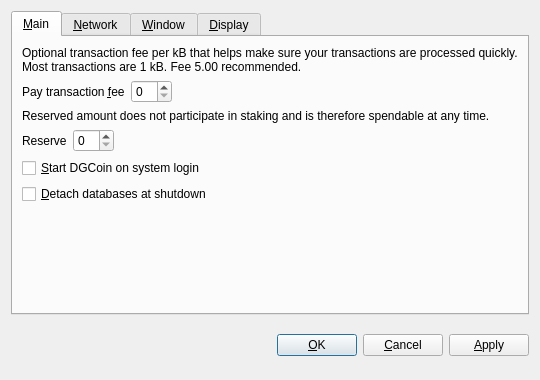
<?xml version="1.0" encoding="UTF-8"?>
<ui version="4.0">
 <class>OptionsDialog</class>
 <widget class="QDialog" name="OptionsDialog">
  <property name="geometry">
   <rect>
    <x>0</x>
    <y>0</y>
    <width>540</width>
    <height>380</height>
   </rect>
  </property>
  <property name="windowTitle">
   <string>Options</string>
  </property>
  <property name="modal">
   <bool>true</bool>
  </property>
  <layout class="QVBoxLayout" name="verticalLayout">
   <item>
    <widget class="QTabWidget" name="tabWidget">
     <property name="tabPosition">
      <enum>QTabWidget::North</enum>
     </property>
     <property name="currentIndex">
      <number>0</number>
     </property>
     <widget class="QWidget" name="tabMain">
      <attribute name="title">
       <string>&amp;Main</string>
      </attribute>
      <layout class="QVBoxLayout" name="verticalLayout_Main">
       <item>
        <widget class="QLabel" name="transactionFeeInfoLabel">
         <property name="text">
          <string>Optional transaction fee per kB that helps make sure your transactions are processed quickly. Most transactions are 1 kB. Fee 5.00 recommended.</string>
         </property>
         <property name="textFormat">
          <enum>Qt::PlainText</enum>
         </property>
         <property name="wordWrap">
          <bool>true</bool>
         </property>
        </widget>
       </item>
       <item>
        <layout class="QHBoxLayout" name="horizontalLayoutFee">
         <item>
          <widget class="QLabel" name="transactionFeeLabel">
           <property name="text">
            <string>Pay transaction &amp;fee</string>
           </property>
           <property name="textFormat">
            <enum>Qt::PlainText</enum>
           </property>
           <property name="buddy">
            <cstring>transactionFee</cstring>
           </property>
          </widget>
         </item>
         <item>
          <widget class="BitcoinAmountField" name="transactionFee"/>
         </item>
         <item>
          <spacer name="horizontalSpacerFee">
           <property name="orientation">
            <enum>Qt::Horizontal</enum>
           </property>
           <property name="sizeHint" stdset="0">
            <size>
             <width>40</width>
             <height>20</height>
            </size>
           </property>
          </spacer>
         </item>
        </layout>
       </item>
       <item>
        <widget class="QLabel" name="reserveBalanceInfoLabel">
         <property name="text">
          <string>Reserved amount does not participate in staking and is therefore spendable at any time.</string>
         </property>
         <property name="textFormat">
          <enum>Qt::PlainText</enum>
         </property>
         <property name="wordWrap">
          <bool>true</bool>
         </property>
        </widget>
       </item>
       <item>
        <layout class="QHBoxLayout" name="horizontalLayoutReserveBalance">
         <item>
          <widget class="QLabel" name="reserveBalanceLabel">
           <property name="text">
            <string>Reserve</string>
           </property>
           <property name="textFormat">
            <enum>Qt::PlainText</enum>
           </property>
           <property name="buddy">
            <cstring>reserveBalance</cstring>
           </property>
          </widget>
         </item>
         <item>
          <widget class="BitcoinAmountField" name="reserveBalance"/>
         </item>
         <item>
          <spacer name="horizontalSpacerReserveBalance">
           <property name="orientation">
            <enum>Qt::Horizontal</enum>
           </property>
           <property name="sizeHint" stdset="0">
            <size>
             <width>40</width>
             <height>20</height>
            </size>
           </property>
          </spacer>
         </item>
        </layout>
       </item>
       <item>
        <widget class="QCheckBox" name="bitcoinAtStartup">
         <property name="toolTip">
          <string>Automatically start DGCoin after logging in to the system.</string>
         </property>
         <property name="text">
          <string>&amp;Start DGCoin on system login</string>
         </property>
        </widget>
       </item>
       <item>
        <widget class="QCheckBox" name="detachDatabases">
         <property name="toolTip">
          <string>Detach block and address databases at shutdown. This means they can be moved to another data directory, but it slows down shutdown. The wallet is always detached.</string>
         </property>
         <property name="text">
          <string>&amp;Detach databases at shutdown</string>
         </property>
        </widget>
       </item>
       <item>
        <spacer name="verticalSpacer_Main">
         <property name="orientation">
          <enum>Qt::Vertical</enum>
         </property>
         <property name="sizeHint" stdset="0">
          <size>
           <width>20</width>
           <height>40</height>
          </size>
         </property>
        </spacer>
       </item>
      </layout>
     </widget>
     <widget class="QWidget" name="tabNetwork">
      <attribute name="title">
       <string>&amp;Network</string>
      </attribute>
      <layout class="QVBoxLayout" name="verticalLayout_Network">
       <item>
        <widget class="QCheckBox" name="mapPortUpnp">
         <property name="toolTip">
          <string>Automatically open the DGCoin client port on the router. This only works when your router supports UPnP and it is enabled.</string>
         </property>
         <property name="text">
          <string>Map port using &amp;UPnP</string>
         </property>
        </widget>
       </item>
       <item>
        <widget class="QCheckBox" name="connectSocks">
         <property name="toolTip">
          <string>Connect to the DGCoin network through a SOCKS proxy (e.g. when connecting through Tor).</string>
         </property>
         <property name="text">
          <string>&amp;Connect through SOCKS proxy:</string>
         </property>
        </widget>
       </item>
       <item>
        <layout class="QHBoxLayout" name="horizontalLayout_Network">
         <item>
          <widget class="QLabel" name="proxyIpLabel">
           <property name="text">
            <string>Proxy &amp;IP:</string>
           </property>
           <property name="textFormat">
            <enum>Qt::PlainText</enum>
           </property>
           <property name="buddy">
            <cstring>proxyIp</cstring>
           </property>
          </widget>
         </item>
         <item>
          <widget class="QValidatedLineEdit" name="proxyIp">
           <property name="maximumSize">
            <size>
             <width>140</width>
             <height>16777215</height>
            </size>
           </property>
           <property name="toolTip">
            <string>IP address of the proxy (e.g. 127.0.0.1)</string>
           </property>
          </widget>
         </item>
         <item>
          <widget class="QLabel" name="proxyPortLabel">
           <property name="text">
            <string>&amp;Port:</string>
           </property>
           <property name="textFormat">
            <enum>Qt::PlainText</enum>
           </property>
           <property name="buddy">
            <cstring>proxyPort</cstring>
           </property>
          </widget>
         </item>
         <item>
          <widget class="QLineEdit" name="proxyPort">
           <property name="maximumSize">
            <size>
             <width>55</width>
             <height>16777215</height>
            </size>
           </property>
           <property name="toolTip">
            <string>Port of the proxy (e.g. 9050)</string>
           </property>
          </widget>
         </item>
         <item>
          <widget class="QLabel" name="socksVersionLabel">
           <property name="text">
            <string>SOCKS &amp;Version:</string>
           </property>
           <property name="textFormat">
            <enum>Qt::PlainText</enum>
           </property>
           <property name="buddy">
            <cstring>socksVersion</cstring>
           </property>
          </widget>
         </item>
         <item>
          <widget class="QValueComboBox" name="socksVersion">
           <property name="toolTip">
            <string>SOCKS version of the proxy (e.g. 5)</string>
           </property>
          </widget>
         </item>
         <item>
          <spacer name="horizontalSpacer_Network">
           <property name="orientation">
            <enum>Qt::Horizontal</enum>
           </property>
           <property name="sizeHint" stdset="0">
            <size>
             <width>40</width>
             <height>20</height>
            </size>
           </property>
          </spacer>
         </item>
        </layout>
       </item>
       <item>
        <spacer name="verticalSpacer_Network">
         <property name="orientation">
          <enum>Qt::Vertical</enum>
         </property>
         <property name="sizeHint" stdset="0">
          <size>
           <width>20</width>
           <height>40</height>
          </size>
         </property>
        </spacer>
       </item>
      </layout>
     </widget>
     <widget class="QWidget" name="tabWindow">
      <attribute name="title">
       <string>&amp;Window</string>
      </attribute>
      <layout class="QVBoxLayout" name="verticalLayout_Window">
       <item>
        <widget class="QCheckBox" name="minimizeToTray">
         <property name="toolTip">
          <string>Show only a tray icon after minimizing the window.</string>
         </property>
         <property name="text">
          <string>&amp;Minimize to the tray instead of the taskbar</string>
         </property>
        </widget>
       </item>
       <item>
        <widget class="QCheckBox" name="minimizeOnClose">
         <property name="toolTip">
          <string>Minimize instead of exit the application when the window is closed. When this option is enabled, the application will be closed only after selecting Quit in the menu.</string>
         </property>
         <property name="text">
          <string>M&amp;inimize on close</string>
         </property>
        </widget>
       </item>
       <item>
        <spacer name="verticalSpacer_Window">
         <property name="orientation">
          <enum>Qt::Vertical</enum>
         </property>
         <property name="sizeHint" stdset="0">
          <size>
           <width>20</width>
           <height>40</height>
          </size>
         </property>
        </spacer>
       </item>
      </layout>
     </widget>
     <widget class="QWidget" name="tabDisplay">
      <attribute name="title">
       <string>&amp;Display</string>
      </attribute>
      <layout class="QVBoxLayout" name="verticalLayout_Display">
       <item>
        <layout class="QHBoxLayout" name="horizontalLayout_1_Display">
         <item>
          <widget class="QLabel" name="langLabel">
           <property name="text">
            <string>User Interface &amp;language:</string>
           </property>
           <property name="textFormat">
            <enum>Qt::PlainText</enum>
           </property>
           <property name="buddy">
            <cstring>lang</cstring>
           </property>
          </widget>
         </item>
         <item>
          <widget class="QValueComboBox" name="lang">
           <property name="toolTip">
            <string>The user interface language can be set here. This setting will take effect after restarting DGCoin.</string>
           </property>
          </widget>
         </item>
        </layout>
       </item>
       <item>
        <layout class="QHBoxLayout" name="horizontalLayout_2_Display">
         <item>
          <widget class="QLabel" name="unitLabel">
           <property name="text">
            <string>&amp;Unit to show amounts in:</string>
           </property>
           <property name="textFormat">
            <enum>Qt::PlainText</enum>
           </property>
           <property name="buddy">
            <cstring>unit</cstring>
           </property>
          </widget>
         </item>
         <item>
          <widget class="QValueComboBox" name="unit">
           <property name="toolTip">
            <string>Choose the default subdivision unit to show in the interface and when sending coins.</string>
           </property>
          </widget>
         </item>
        </layout>
       </item>
       <item>
        <widget class="QCheckBox" name="displayAddresses">
         <property name="toolTip">
          <string>Whether to show DGCoin addresses in the transaction list or not.</string>
         </property>
         <property name="text">
          <string>&amp;Display addresses in transaction list</string>
         </property>
        </widget>
       </item>
       <item>
        <widget class="QCheckBox" name="coinControlFeatures">
         <property name="toolTip">
          <string>Whether to show coin control features or not.</string>
         </property>
         <property name="text">
          <string>Display coin &amp;control features (experts only!)</string>
         </property>
        </widget>
       </item>
       <item>
        <spacer name="verticalSpacer_Display">
         <property name="orientation">
          <enum>Qt::Vertical</enum>
         </property>
         <property name="sizeHint" stdset="0">
          <size>
           <width>20</width>
           <height>40</height>
          </size>
         </property>
        </spacer>
       </item>
      </layout>
     </widget>
    </widget>
   </item>
   <item>
    <layout class="QHBoxLayout" name="horizontalLayout_Buttons">
     <item>
      <spacer name="horizontalSpacer_1">
       <property name="orientation">
        <enum>Qt::Horizontal</enum>
       </property>
       <property name="sizeHint" stdset="0">
        <size>
         <width>40</width>
         <height>48</height>
        </size>
       </property>
      </spacer>
     </item>
     <item>
      <widget class="QLabel" name="statusLabel">
       <property name="font">
        <font>
         <weight>75</weight>
         <bold>true</bold>
        </font>
       </property>
       <property name="text">
        <string/>
       </property>
       <property name="textFormat">
        <enum>Qt::PlainText</enum>
       </property>
       <property name="wordWrap">
        <bool>true</bool>
       </property>
      </widget>
     </item>
     <item>
      <spacer name="horizontalSpacer_2">
       <property name="orientation">
        <enum>Qt::Horizontal</enum>
       </property>
       <property name="sizeHint" stdset="0">
        <size>
         <width>40</width>
         <height>48</height>
        </size>
       </property>
      </spacer>
     </item>
     <item>
      <widget class="QPushButton" name="okButton">
       <property name="text">
        <string>&amp;OK</string>
       </property>
      </widget>
     </item>
     <item>
      <widget class="QPushButton" name="cancelButton">
       <property name="text">
        <string>&amp;Cancel</string>
       </property>
       <property name="autoDefault">
        <bool>false</bool>
       </property>
      </widget>
     </item>
     <item>
      <widget class="QPushButton" name="applyButton">
       <property name="text">
        <string>&amp;Apply</string>
       </property>
       <property name="autoDefault">
        <bool>false</bool>
       </property>
      </widget>
     </item>
    </layout>
   </item>
  </layout>
 </widget>
 <customwidgets>
  <customwidget>
   <class>BitcoinAmountField</class>
   <extends>QSpinBox</extends>
   <header>bitcoinamountfield.h</header>
  </customwidget>
  <customwidget>
   <class>QValueComboBox</class>
   <extends>QComboBox</extends>
   <header>qvaluecombobox.h</header>
  </customwidget>
  <customwidget>
   <class>QValidatedLineEdit</class>
   <extends>QLineEdit</extends>
   <header>qvalidatedlineedit.h</header>
  </customwidget>
 </customwidgets>
 <resources/>
 <connections/>
</ui>
